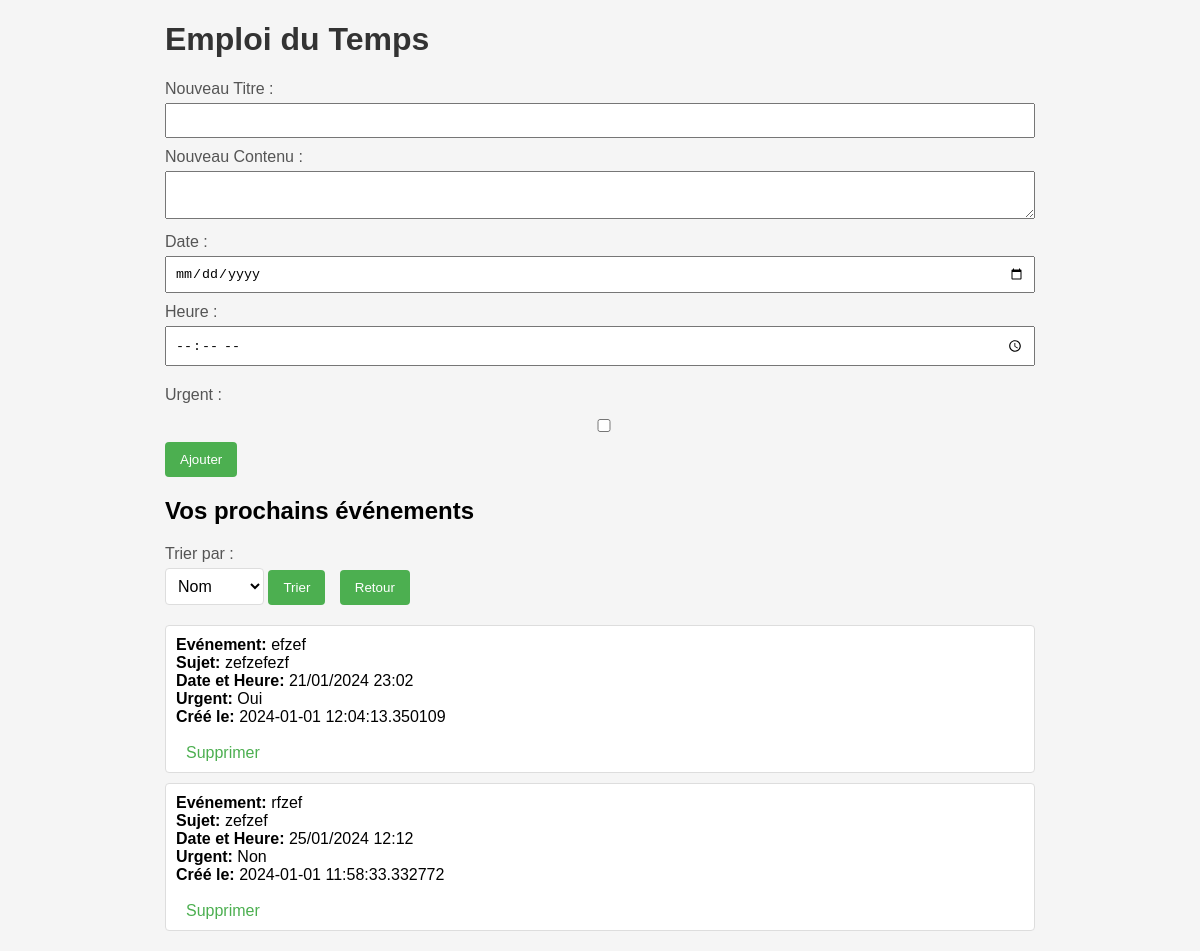
Before: / with the older database file.
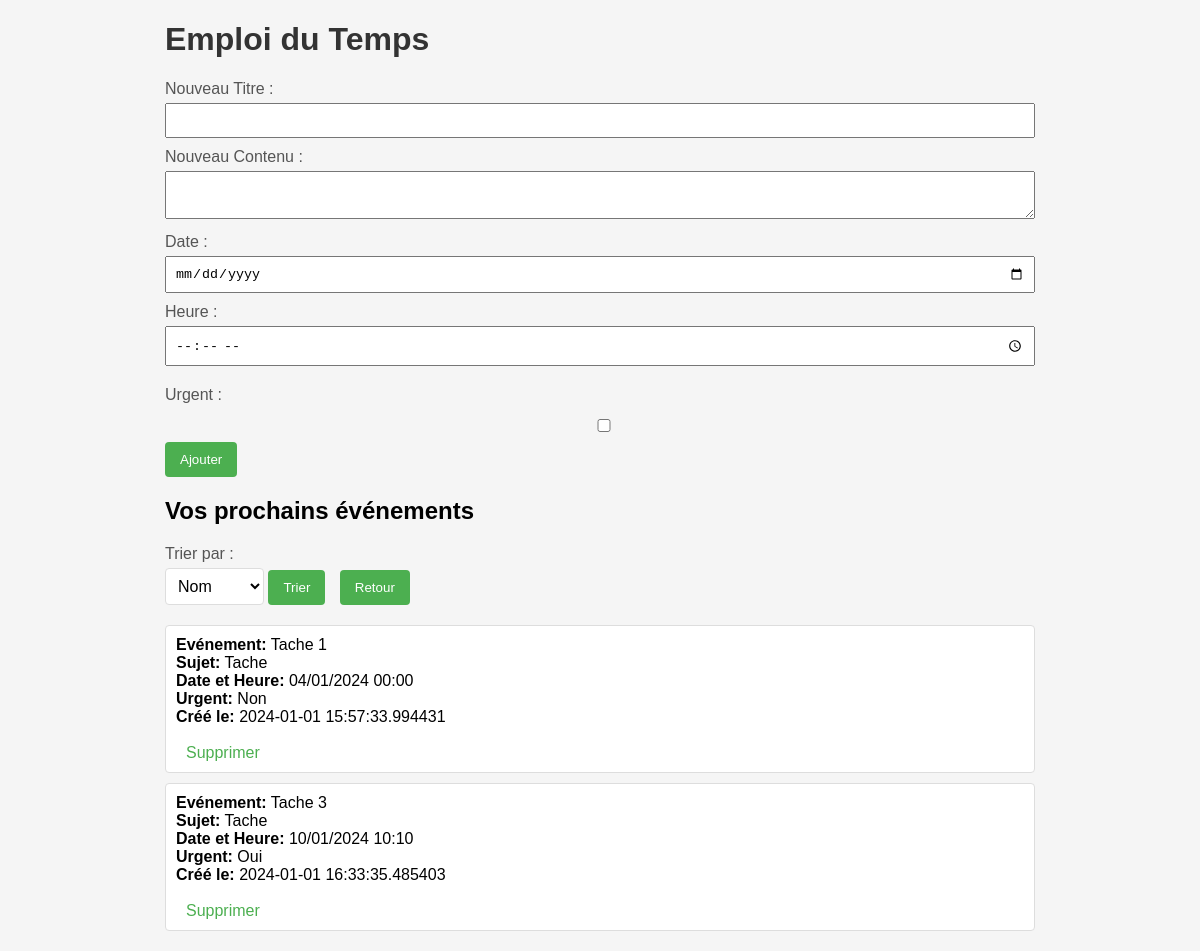
After: the same page with the newer database file.
### tables this page shows
CREATE TABLE taches (
                id INTEGER PRIMARY KEY AUTOINCREMENT,
                titre TEXT NOT NULL,
                contenu TEXT NOT NULL,
                date DATETIME,
                urgent BIT, 
                creation DATETIME DEFAULT CURRENT_TIMESTAMP  
            );

### main.py (the view)
    def accueil(self):
        taches = self.gestionnaire_taches.recuperer_taches()
        return render_template('accueil.html', taches=taches)

### main.py (called while the page is built)
    def recuperer_taches(self):
        with self.base_de_donnees as conn:
            cursor = conn.cursor()
            cursor.execute('SELECT id, titre, contenu, urgent, date, creation FROM taches ORDER BY date')
            return [Tache(*row) for row in cursor.fetchall()]

### templates/accueil.html (shortened to what this page needs)
<!DOCTYPE html>
<html lang="fr">
<head>
</head>
<body>
    <div class="form-container">
        <h1>Emploi du Temps</h1>
        <form action="/ajouter_tache" method="post">
            <label for="titre">Nouveau Titre :</label>
            <input type="text" name="titre" required>
            <label for="contenu">Nouveau Contenu :</label>
            <textarea name="contenu" required></textarea>
            <label for="date">Date :</label>
            <input type="date" name="date" min="{{ date_actuelle }}" required>
            <label for="heure">Heure :</label>
            <input type="time" name="heure" required>
            <label class="urgent-label" for="urgent">Urgent :</label>
            <input type="checkbox" name="urgent" id="urgent" class="urgent-checkbox">
            <button type="submit">Ajouter</button>
        </form>
        {% if taches %}
            <ul>
                <h2>Vos prochains événements</h2>
                <form action="/trier_evenements" method="post">
                    <label for="tri">Trier par :</label>
                    <select name="tri" id="tri">
                        <option value="nom" selected>Nom</option>
                    </select>
                    <button type="submit">Trier</button>
                    <a href="{{ url_for('accueil') }}">
                        <button type="button">Retour</button>
                    </a>
                </form>
                {% for tache in taches %}
                    <li>
                        <strong>Evénement:</strong> {{ tache.titre }}<br>
                        <strong>Sujet:</strong> {{ tache.contenu }}<br>
                        <strong>Date et Heure:</strong> {{ tache.date }}<br>
                        <strong>Urgent:</strong> {% if tache.urgent %}Oui{% else %}Non{% endif %}<br>
                        <strong>Créé le:</strong> {{ tache.creation }}<br><br>
                        <a href="{{ url_for('supprimer_tache', id=tache.id) }}">Supprimer</a>
                    </li>
                {% endfor %}
            </ul>
        {% else %}
            <p>Aucun événement à afficher.</p>
        {% endif %}
    </div>
</body>
</html>

### templates/accueil.html (style rules this page uses)
body { font-family: Arial, sans-serif; background-color: #f5f5f5; margin: 20px; }
h1 { color: #333; }
form { margin-bottom: 20px; }
label { display: block; margin-bottom: 5px; color: #555; }
input, textarea { width: 100%; padding: 8px; margin-bottom: 10px; box-sizing: border-box; }
button { background-color: #4caf50; color: white; padding: 10px 15px; border: none; border-radius: 4px; cursor: pointer; }
ul { list-style-type: none; padding: 0; }
li { background-color: #fff; border: 1px solid #ddd; margin-bottom: 10px; padding: 10px; border-radius: 4px; }
a { color: #4caf50; margin-left: 10px; text-decoration: none; }
select { padding: 8px; border: 1px solid #ddd; border-radius: 4px; box-sizing: border-box; font-size: 16px; background-color: #fff; cursor: pointer; }
.form-container { width: 75%; margin: 0 auto; }
.urgent-label { margin-top: 10px; text-align: left; }
.urgent-checkbox { margin-top: 10px; }

Changed rows visible on the page:
removed taches: titre "efzef", contenu "zefzefezf", date "21/01/2024 23:02", urgent "Oui", creation "2024-01-01 12:04:13.350109"
removed taches: titre "rfzef", contenu "zefzef", date "25/01/2024 12:12", urgent "Non", creation "2024-01-01 11:58:33.332772"
added taches: titre "Tache 1", contenu "Tache", date "04/01/2024 00:00", urgent "Non", creation "2024-01-01 15:57:33.994431"
added taches: titre "Tache 3", contenu "Tache", date "10/01/2024 10:10", urgent "Oui", creation "2024-01-01 16:33:35.485403"
